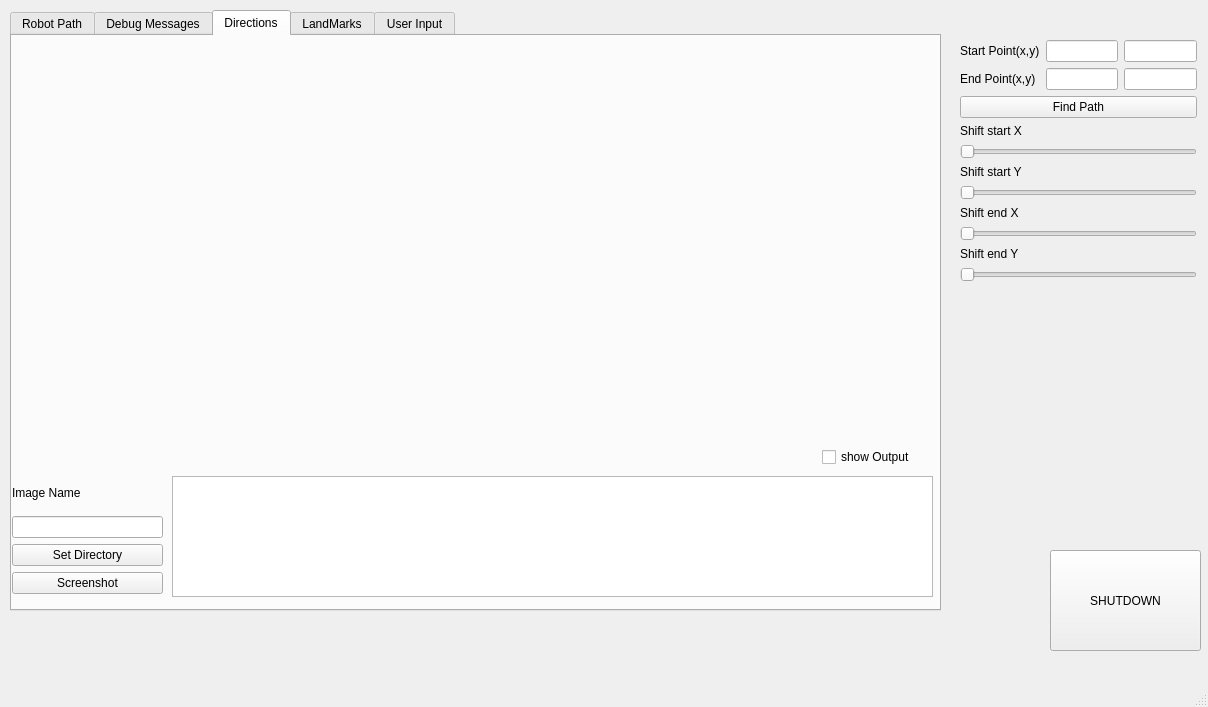
<?xml version="1.0" encoding="UTF-8"?>
<ui version="4.0">
 <class>MainWindow</class>
 <widget class="QMainWindow" name="MainWindow">
  <property name="geometry">
   <rect>
    <x>0</x>
    <y>0</y>
    <width>1208</width>
    <height>707</height>
   </rect>
  </property>
  <property name="windowTitle">
   <string>MainWindow</string>
  </property>
  <widget class="QWidget" name="centralwidget">
   <widget class="QTabWidget" name="Directions">
    <property name="geometry">
     <rect>
      <x>10</x>
      <y>10</y>
      <width>931</width>
      <height>601</height>
     </rect>
    </property>
    <property name="currentIndex">
     <number>2</number>
    </property>
    <widget class="QWidget" name="RobotPath">
     <attribute name="title">
      <string>Robot Path</string>
     </attribute>
     <widget class="QLabel" name="img_label">
      <property name="geometry">
       <rect>
        <x>0</x>
        <y>0</y>
        <width>801</width>
        <height>401</height>
       </rect>
      </property>
      <property name="text">
       <string/>
      </property>
     </widget>
     <widget class="QWidget" name="verticalLayoutWidget">
      <property name="geometry">
       <rect>
        <x>0</x>
        <y>440</y>
        <width>151</width>
        <height>118</height>
       </rect>
      </property>
      <layout class="QVBoxLayout" name="verticalLayout_2">
       <item>
        <widget class="QLabel" name="label_5">
         <property name="text">
          <string>Image Name</string>
         </property>
        </widget>
       </item>
       <item>
        <widget class="QLineEdit" name="in_screenshot"/>
       </item>
       <item>
        <widget class="QPushButton" name="bu_set_dir">
         <property name="text">
          <string>Set Directory</string>
         </property>
        </widget>
       </item>
       <item>
        <widget class="QPushButton" name="bu_screenshot_aStar">
         <property name="text">
          <string>Screenshot</string>
         </property>
        </widget>
       </item>
      </layout>
     </widget>
    </widget>
    <widget class="QWidget" name="DebugMessages">
     <attribute name="title">
      <string>Debug Messages</string>
     </attribute>
     <widget class="QWidget" name="horizontalLayoutWidget">
      <property name="geometry">
       <rect>
        <x>10</x>
        <y>10</y>
        <width>701</width>
        <height>541</height>
       </rect>
      </property>
      <layout class="QHBoxLayout" name="horizontalLayout">
       <item>
        <layout class="QVBoxLayout" name="verticalLayout">
         <item>
          <widget class="QLabel" name="label_3">
           <property name="text">
            <string>Path Planner Errors</string>
           </property>
          </widget>
         </item>
         <item>
          <widget class="QTextBrowser" name="out_ASTART_error"/>
         </item>
         <item>
          <widget class="QLabel" name="label_4">
           <property name="text">
            <string>Generic Path Error</string>
           </property>
          </widget>
         </item>
         <item>
          <widget class="QTextBrowser" name="out_MAIN_error"/>
         </item>
        </layout>
       </item>
      </layout>
     </widget>
     <widget class="QPushButton" name="bu_clear">
      <property name="geometry">
       <rect>
        <x>730</x>
        <y>410</y>
        <width>191</width>
        <height>141</height>
       </rect>
      </property>
      <property name="text">
       <string>Clear ERRORs</string>
      </property>
     </widget>
     <widget class="QCheckBox" name="ch_disp_error">
      <property name="geometry">
       <rect>
        <x>740</x>
        <y>30</y>
        <width>161</width>
        <height>21</height>
       </rect>
      </property>
      <property name="text">
       <string>Update Error Boxs</string>
      </property>
      <property name="checked">
       <bool>true</bool>
      </property>
     </widget>
    </widget>
    <widget class="QWidget" name="DirectionsTab">
     <attribute name="title">
      <string>Directions</string>
     </attribute>
     <widget class="QLabel" name="img_directions">
      <property name="geometry">
       <rect>
        <x>0</x>
        <y>10</y>
        <width>801</width>
        <height>401</height>
       </rect>
      </property>
      <property name="text">
       <string/>
      </property>
     </widget>
     <widget class="QTextBrowser" name="out_directions">
      <property name="geometry">
       <rect>
        <x>160</x>
        <y>440</y>
        <width>761</width>
        <height>121</height>
       </rect>
      </property>
     </widget>
     <widget class="QWidget" name="verticalLayoutWidget_2">
      <property name="geometry">
       <rect>
        <x>0</x>
        <y>440</y>
        <width>151</width>
        <height>118</height>
       </rect>
      </property>
      <layout class="QVBoxLayout" name="verticalLayout_3">
       <item>
        <widget class="QLabel" name="label_6">
         <property name="text">
          <string>Image Name</string>
         </property>
        </widget>
       </item>
       <item>
        <widget class="QLineEdit" name="in_screenshot_directions"/>
       </item>
       <item>
        <widget class="QPushButton" name="bu_set_dir_directions">
         <property name="text">
          <string>Set Directory</string>
         </property>
        </widget>
       </item>
       <item>
        <widget class="QPushButton" name="bu_screenshot_directions">
         <property name="text">
          <string>Screenshot</string>
         </property>
        </widget>
       </item>
      </layout>
     </widget>
     <widget class="QCheckBox" name="ch_directions">
      <property name="geometry">
       <rect>
        <x>810</x>
        <y>410</y>
        <width>131</width>
        <height>22</height>
       </rect>
      </property>
      <property name="text">
       <string>show Output</string>
      </property>
     </widget>
    </widget>
    <widget class="QWidget" name="Landmarks">
     <attribute name="title">
      <string>LandMarks</string>
     </attribute>
     <widget class="QLabel" name="img_landmarks">
      <property name="geometry">
       <rect>
        <x>0</x>
        <y>0</y>
        <width>801</width>
        <height>401</height>
       </rect>
      </property>
      <property name="text">
       <string/>
      </property>
     </widget>
     <widget class="QWidget" name="verticalLayoutWidget_3">
      <property name="geometry">
       <rect>
        <x>0</x>
        <y>440</y>
        <width>151</width>
        <height>118</height>
       </rect>
      </property>
      <layout class="QVBoxLayout" name="verticalLayout_4">
       <item>
        <widget class="QLabel" name="label_7">
         <property name="text">
          <string>Image Name</string>
         </property>
        </widget>
       </item>
       <item>
        <widget class="QLineEdit" name="in_screenshot_Landmarks"/>
       </item>
       <item>
        <widget class="QPushButton" name="bu_set_dir_landmarks">
         <property name="text">
          <string>Set Directory</string>
         </property>
        </widget>
       </item>
       <item>
        <widget class="QPushButton" name="bu_screenshot_landmarks">
         <property name="text">
          <string>Screenshot</string>
         </property>
        </widget>
       </item>
      </layout>
     </widget>
    </widget>
    <widget class="QWidget" name="Userinput">
     <attribute name="title">
      <string>User Input</string>
     </attribute>
     <widget class="QLabel" name="label_8">
      <property name="geometry">
       <rect>
        <x>10</x>
        <y>10</y>
        <width>261</width>
        <height>17</height>
       </rect>
      </property>
      <property name="text">
       <string>User To provide own directions here</string>
      </property>
     </widget>
     <widget class="QWidget" name="formLayoutWidget">
      <property name="geometry">
       <rect>
        <x>10</x>
        <y>40</y>
        <width>901</width>
        <height>521</height>
       </rect>
      </property>
      <layout class="QFormLayout" name="formLayout">
       <property name="fieldGrowthPolicy">
        <enum>QFormLayout::AllNonFixedFieldsGrow</enum>
       </property>
       <property name="verticalSpacing">
        <number>15</number>
       </property>
       <item row="0" column="0">
        <widget class="QLabel" name="label_10">
         <property name="text">
          <string>Name</string>
         </property>
        </widget>
       </item>
       <item row="0" column="1">
        <widget class="QLineEdit" name="in_user_name"/>
       </item>
       <item row="1" column="0">
        <widget class="QLabel" name="label_9">
         <property name="text">
          <string>Directions</string>
         </property>
        </widget>
       </item>
       <item row="1" column="1">
        <widget class="QTextEdit" name="in_user_direction"/>
       </item>
       <item row="3" column="1">
        <widget class="QPushButton" name="bu_user_submit">
         <property name="text">
          <string>Submit</string>
         </property>
        </widget>
       </item>
       <item row="2" column="1">
        <widget class="QTextEdit" name="in_user_direction_feedback"/>
       </item>
       <item row="2" column="0">
        <widget class="QLabel" name="label_11">
         <property name="text">
          <string>Feedback</string>
         </property>
        </widget>
       </item>
      </layout>
     </widget>
    </widget>
   </widget>
   <widget class="QPushButton" name="bu_shutdown">
    <property name="geometry">
     <rect>
      <x>1050</x>
      <y>550</y>
      <width>151</width>
      <height>101</height>
     </rect>
    </property>
    <property name="text">
     <string>SHUTDOWN</string>
    </property>
   </widget>
   <widget class="QWidget" name="formLayoutWidget_2">
    <property name="geometry">
     <rect>
      <x>960</x>
      <y>40</y>
      <width>237</width>
      <height>331</height>
     </rect>
    </property>
    <layout class="QFormLayout" name="formLayout_2">
     <property name="fieldGrowthPolicy">
      <enum>QFormLayout::AllNonFixedFieldsGrow</enum>
     </property>
     <item row="0" column="0">
      <widget class="QLabel" name="label">
       <property name="text">
        <string>Start Point(x,y)</string>
       </property>
      </widget>
     </item>
     <item row="0" column="1">
      <layout class="QHBoxLayout" name="horizontalLayout_2">
       <item>
        <widget class="QLineEdit" name="in_start_x"/>
       </item>
       <item>
        <widget class="QLineEdit" name="in_start_y"/>
       </item>
      </layout>
     </item>
     <item row="1" column="0">
      <widget class="QLabel" name="label_2">
       <property name="text">
        <string>End Point(x,y)</string>
       </property>
      </widget>
     </item>
     <item row="1" column="1">
      <layout class="QHBoxLayout" name="horizontalLayout_3">
       <item>
        <widget class="QLineEdit" name="in_end_x"/>
       </item>
       <item>
        <widget class="QLineEdit" name="in_end_y"/>
       </item>
      </layout>
     </item>
     <item row="2" column="0" colspan="2">
      <widget class="QPushButton" name="_bu_find_path">
       <property name="text">
        <string>Find Path</string>
       </property>
      </widget>
     </item>
     <item row="7" column="0">
      <widget class="QLabel" name="label_12">
       <property name="text">
        <string>Shift end X</string>
       </property>
      </widget>
     </item>
     <item row="8" column="0" colspan="2">
      <widget class="QSlider" name="slide_shifter">
       <property name="orientation">
        <enum>Qt::Horizontal</enum>
       </property>
      </widget>
     </item>
     <item row="9" column="0">
      <widget class="QLabel" name="label_13">
       <property name="text">
        <string>Shift end Y</string>
       </property>
      </widget>
     </item>
     <item row="10" column="0" colspan="2">
      <widget class="QSlider" name="slide_shifter_y">
       <property name="orientation">
        <enum>Qt::Horizontal</enum>
       </property>
      </widget>
     </item>
     <item row="3" column="0">
      <widget class="QLabel" name="label_14">
       <property name="text">
        <string>Shift start X</string>
       </property>
      </widget>
     </item>
     <item row="4" column="0" colspan="2">
      <widget class="QSlider" name="slide_start_x">
       <property name="orientation">
        <enum>Qt::Horizontal</enum>
       </property>
      </widget>
     </item>
     <item row="5" column="0">
      <widget class="QLabel" name="label_15">
       <property name="text">
        <string>Shift start Y</string>
       </property>
      </widget>
     </item>
     <item row="6" column="0" colspan="2">
      <widget class="QSlider" name="slide_start_y">
       <property name="orientation">
        <enum>Qt::Horizontal</enum>
       </property>
      </widget>
     </item>
    </layout>
   </widget>
  </widget>
  <widget class="QMenuBar" name="menubar">
   <property name="geometry">
    <rect>
     <x>0</x>
     <y>0</y>
     <width>1208</width>
     <height>25</height>
    </rect>
   </property>
  </widget>
  <widget class="QStatusBar" name="statusbar"/>
 </widget>
 <resources/>
 <connections/>
</ui>
